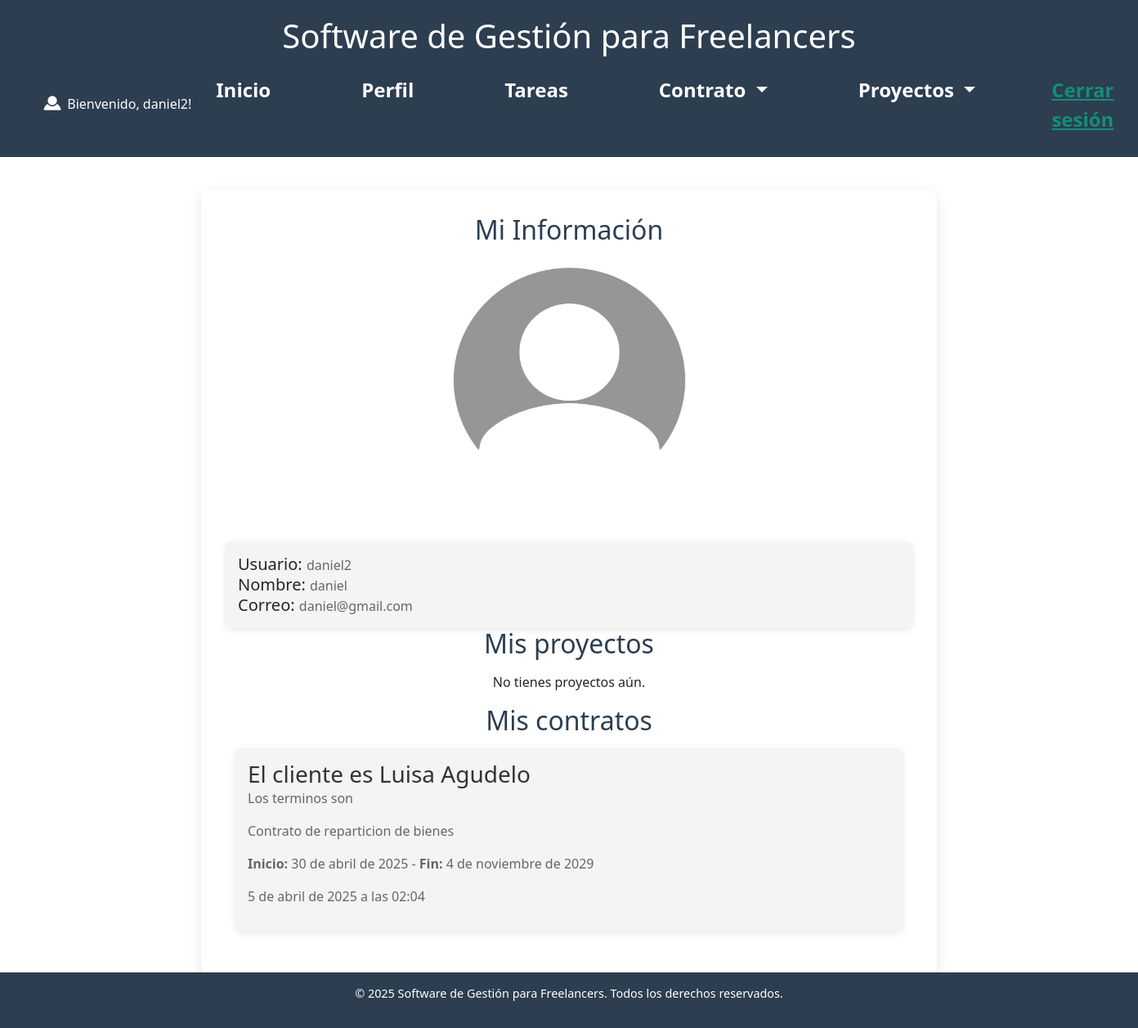
The page /perfil/ (signed in) on the database its author committed.
### gestion/models.py (models this page shows, shortened)
class CustomUser(AbstractUser):
    id_usuario = models.AutoField(primary_key=True)
    nombre = models.CharField(max_length=100)
    correo = models.EmailField(unique=True, max_length=100)
    imagen = models.ImageField(upload_to='perfiles/', default='perfiles/default.png')
    fecha_creacion = models.DateTimeField(auto_now_add=True)

class Contrato(models.Model):
    id_contrato = models.AutoField(primary_key=True)
    id_usuario = models.ForeignKey(CustomUser, on_delete=models.CASCADE, related_name='contratos')
    nombre_cliente = models.CharField(max_length=100)
    descripcion = models.TextField()
    fecha_inicio = models.DateField()
    fecha_fin = models.DateField()
    terminos = models.TextField()
    monto= models.DecimalField(max_digits=10, decimal_places=2, null=False, blank=False, default=0)
    fecha_creacion = models.DateTimeField(auto_now_add=True)

### gestion/views.py (the view)
# urls.py: path('perfil/', perfil, name='perfil'),
@login_required
def perfil(request):
    proyectos = Proyecto.objects.filter(id_usuario=request.user)
    gestion_contratos = Contrato.objects.filter(id_usuario=request.user)
    return render(request, 'perfil.html', {"proyectos": proyectos,"contratos": gestion_contratos})

### templates/perfil.html (shortened to what this page needs)
{% extends 'base.html' %}
{% block content %}
{%load static%}
    <section id="perfil">
        <h2>Mi Información</h2>
        <div class="perfil-container">
                <img src="{% static 'img/cuenta.png'%}"  alt="Foto de perfil" class="perfil-img">
            <br>
            <br>
            <div class="proyecto-item" id="proyecto-{{ proyecto.id_proyecto }}">
                <h5 style="display: inline;">Usuario: </h5>
                <p style="display: inline;">{{user.username}}</p>
                <br>
                <h5 style="display: inline;">Nombre: </h5>
                <p style="display: inline;">{{user.nombre}}</p>
                <br>
                <h5 style="display: inline;">Correo: </h5>
                <p style="display: inline;">{{user.correo}}</p>
            </div>
            <h2> Mis proyectos</h2>
                {% for proyecto in proyectos %}
                    <div class="proyecto-item" id="proyecto-{{ proyecto.id_proyecto }}">
                        <h3 style="display: inline;">{{ proyecto.nombre }}</h3>
                        <p>{{ proyecto.descripcion|truncatewords:20 }}</p>
                        <p>Fecha de inicio: {{ proyecto.fecha_inicio }}</p>
                    </div>
                      <br>
                    {% empty %}
                    <p>No tienes proyectos aún.</p>
                {% endfor %}
            <h2> Mis contratos</h2>
            <div class="container">
                {% for contrato in contratos %}
                    <div class="proyecto-item" id="contrato-{{ contrato.id_contrato }}">
                        <h3 style="display: inline;">El cliente es {{ contrato.nombre_cliente }}</h3>
                        <br>
                        <p>Los terminos son {{ contrato.terminos|truncatewords:20 }}</p>
                        <p>{{ contrato.descripcion|truncatewords:20 }}</p>
                        <p><strong>Inicio:</strong> {{ contrato.fecha_inicio }} - <strong>Fin:</strong> {{contrato.fecha_fin }}</p>
                        <p>{{ contrato.fecha_creacion }}</p>
                    </div>
                    <br>
                        {% empty %}
                        <p>No tienes proyectos aún.</p>
                {% endfor %}
            </div>
    </div>
    </section>
    <br>
    </div>
{%endblock%}

### templates/base.html (shortened to what this page needs)
<!DOCTYPE html>
<html lang="es">
<head>
  {% load static %}
  <link rel="stylesheet" href="{% static 'css/styles.css'%}">
  <link href="https://cdn.jsdelivr.net/npm/bootstrap@5.3.3/dist/css/bootstrap.min.css" rel="stylesheet"
>
</head>
<body>
  <header>
    <h1>Software de Gestión para Freelancers</h1>
    <nav class="navbar navbar-expand-lg navbar-dark bg-transparent" style="background-color: #e3f2fd;">
      <div class="container-fluid">
        <a class="navbar-brand" href="{% url 'perfil'%}">
          <img class="logo horizontal-logo" style="display: inline;" src="{% static 'img/usuario.png' %}" alt=" logo">
          {% if request.user.is_authenticated %}
          <h6 style="text-align: left; display: inline;">Bienvenido, {{ request.user.username }}!</h6>
          {% endif %}
        </a>
        <div class="collapse navbar-collapse" id="navbarSupportedContent">
          <ul class="navbar-nav ml-auto">
            <li class="nav-item">
              <a class="nav-link" href="{% url 'inicio'%}">Inicio</a>
            </li>
            <li class="nav-item">
              <a class="nav-link" href="{% url 'perfil'%}">Perfil</a>
            </li>
            <li class="nav-item">
              <a class="nav-link" href="{% url 'seguimiento_tareas'%}">Tareas</a>
            </li>
            <li class="nav-item dropdown">
              <a class="nav-link dropdown-toggle" href="#" id="navbarDropdown1" role="button" data-toggle="dropdown"
                aria-haspopup="true" aria-expanded="false">
                Contrato
              </a>
            </li>
            <li class="nav-item dropdown">
              <a class="nav-link dropdown-toggle" href="#" id="navbarDropdown2" role="button" data-toggle="dropdown"
                aria-haspopup="true" aria-expanded="false">
                Proyectos
              </a>
            </li>
            <li class="mt-2">{% if request.user.is_authenticated %}
              <form action="{% url 'logout' %}" method="post" style="display: inline;" class="cerrar_sesion">
                <button type="submit"
                  style="display: inline; all: unset; cursor: pointer; text-decoration: underline;">Cerrar
                  sesión</button>
              </form>
              {%endif%}
            </li>
          </ul>
        </div>
      </div>
    </nav>
  </header>
  <div class="container mt-4">
    {% block content %}{% endblock %}
  <footer>
    <p>&copy; 2025 Software de Gestión para Freelancers. Todos los derechos reservados.</p>
  </footer>
</body>
</html>

### static/css/styles.css (style rules this page uses)
body { font-family: 'Poppins', sans-serif; margin: 0; padding: 0; background-color: #f9f9f9; color: #333; }
header { background-color: #2C3E50; color: white; padding: 20px 40px; text-align: center; font-size: 1.5em; font-weight: bold; }
nav ul { list-style: none; padding: 0; text-align: center; margin: 0; }
nav ul li { display: inline; margin: 0 20px; }
nav ul li a { color: white; text-decoration: none; font-weight: 600; transition: color 0.3s ease; }
section { max-width: 900px; margin: 40px auto; padding: 30px; background: white; border-radius: 10px; box-shadow: 0px 4px 15px rgba(0, 0, 0, 0.1); text-align: center; }
section h2 { color: #2C3E50; margin-bottom: 15px; }
form { display: flex; flex-direction: column; align-items: center; gap: 15px; max-width: 600px; margin: auto; }
form button { background-color: #18BC9C; color: white; border: none; padding: 10px 20px; font-size: 1em; border-radius: 5px; cursor: pointer; transition: background 0.3s ease; }
footer { background-color: #2C3E50; color: white; text-align: center; padding: 15px; position: fixed; bottom: 0; width: 100%; font-size: 0.9em; }
.proyecto-item { background: #f4f4f4; padding: 15px; border-radius: 8px; box-shadow: 0px 2px 8px rgba(0, 0, 0, 0.1); text-align: left; }
.proyecto-item h3 { color: #333; margin-bottom: 10px; }
.proyecto-item p { color: #666; }
img { max-width: 100%; height: auto; display: block; margin: 0 auto; border-radius: 8px; max-height: 300px; }
.navbar .nav-item:not(:last-child) { margin-right: 35px; }
.dropdown-toggle::after { transition: transform 0.15s linear; }
.navbar { background-color: #204abd; padding: 15px; color: #128F76; }
.navbar .navbar-brand { font-size: 1.5rem; font-weight: bold; color: #ffffff; }
.navbar .nav-link { color: #ffffff; transition: color 0.3s ease-in-out; }
.navbar-nav { display: flex; justify-content: center; gap: 20px; width: 100%; }
.nav-item { padding: 0 10px; }
.cerrar_sesion { margin-top: 30px; }
.perfil-img { width: 309px; height: 400px; background: rgb(255, 255, 255); border-radius: 153px; max-height: 300px; }

### rows shown on the page
CustomUser: user.username "daniel2", username "daniel2", nombre "daniel", correo "daniel@gmail.com"
Contrato: nombre_cliente "Luisa Agudelo", descripcion "Contrato de reparticion de bienes", fecha_inicio "30 de abril de 2025", fecha_fin "4 de noviembre de 2029", fecha_creacion "5 de abril de 2025 a las 02:04"
